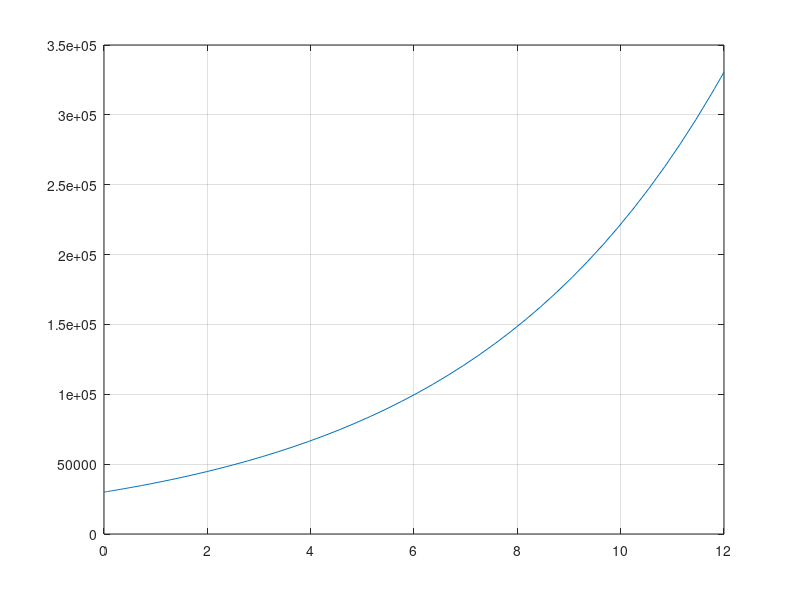

Write MATLAB code to recreate this figure.
% Me borra todo lo anterior
clc
clear 
% DATOS DE MATLAB
% ode45 me recuelve ecuaciones diferenciales, y es mas preciso que ode23.
% ode45 me devuelve dos vectores
% para definir una funcion f = @(parametros) funcion

% EJERCICIO 2
% En ciertas circunstancias, el numero de individuos en determinadas
% poblaciones de bacterias se rige por la ley y' = 0.2 * y
% Si al comienzo del experimento hay 30000 bacterias
% a) Cuantas habra 10 horas mas tarde?
% b) En que instante habra 100000 bacterias?

intervalo = [0 12];
y0 = 30000;
f = @(t,y) 0.2 * y;
% defino mis variables y que valores van a tomar
[t,y] = ode45(f, intervalo, y0);
% interpolo 
y10 = interp1(t, y, 10); % me pedian cunatas bacterias habia a las 10 horas, entonces esto es como evaluar a la solucion (ode) en 10
fprintf('A las 10 horas habra %f bacterias\n', y10);

y100000 = interp1(y, t, 100000); % me pedian en que momento hay cien mil bacterias
fprintf('\nHabra 100000 bacterias a los %f segundos', y100000);

% Grafico el resultado
figure(1)
plot(t,y)
grid("on")





